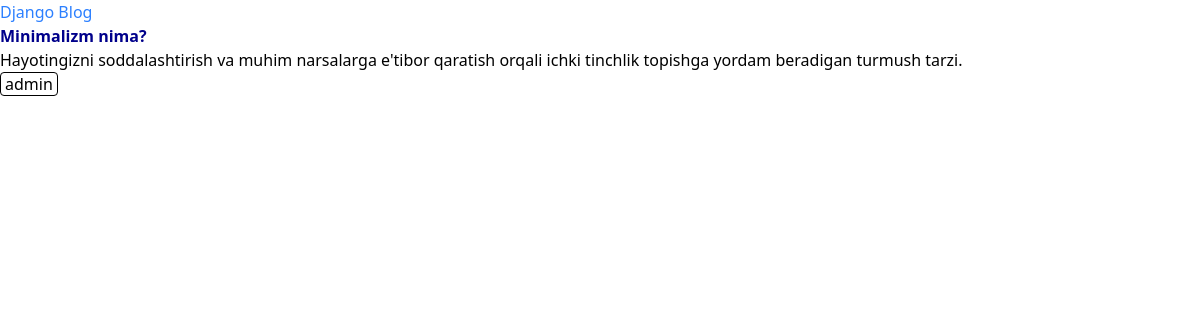
Screenshot of /blogs/4/ with the database file from the repository.
### blog/models.py (models this page shows, shortened)
class Blog(models.Model):
  title = models.CharField(max_length=100)
  author = models.ForeignKey(User, on_delete=models.CASCADE)
  text = models.TextField()

### blog/views.py (the view)
# urls.py: path("blogs/<int:pk>/", BlogDetailView.as_view(), name="blog_detail_view"),
class BlogDetailView(DetailView):
  model = Blog
  template_name = "blog_detail.html"
  context_object_name = "blog"

### templates/blog_detail.html
{% extends "base.html" %}
{% block content %}
  <h2 class="text-md font-bold"> {{ blog.title }} </h2>
  <p class="">{{ blog.text }}</p>
  <span class="border rounded px-1">{{ blog.author }}</span>
{% endblock content %}

### static/css/base.css (style rules this page uses)
h2 { color: darkblue; }

### rows the page displays
Blog: title "Minimalizm nima?", text "Hayotingizni soddalashtirish va muhim narsalarga e'tibor qaratish orqali ichki tinchlik topishga yordam beradigan turmush tarzi.", author "admin"
